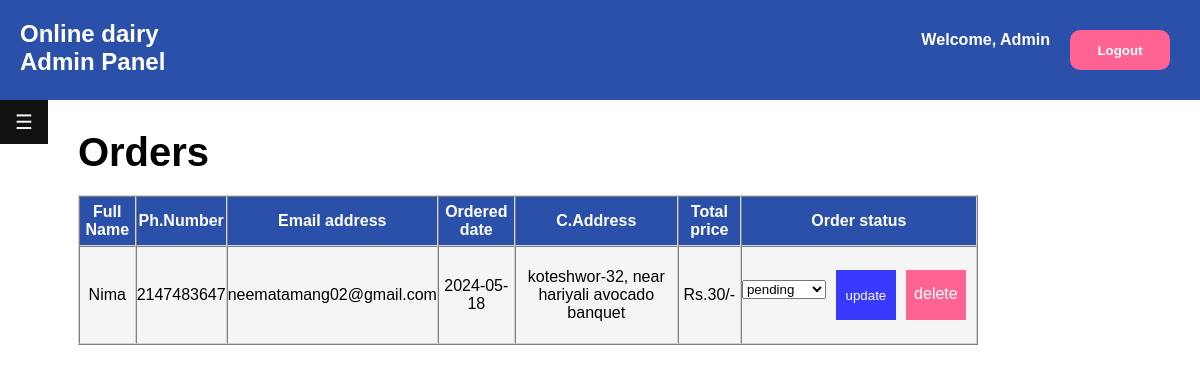
/admin/trackorder.php (signed in), run on the app's committed database.
### tables this page shows
CREATE TABLE `billing_details` (
  `id` int(100) NOT NULL,
  `user_id` int(100) NOT NULL,
  `f_name` varchar(255) NOT NULL,
  `l_name` varchar(255) NOT NULL,
  `number` int(100) NOT NULL,
  `email` varchar(100) NOT NULL,
  `address` varchar(255) NOT NULL,
  `total_price` int(100) NOT NULL,
  `placed_on` date NOT NULL DEFAULT current_timestamp(),
  `payment_status` varchar(100) NOT NULL DEFAULT 'pending'
);

### admin/trackorder.php (the view, shortened to what this page needs)
<?php
include "../connection/connect.php";
?>
<!DOCTYPE html>
<html lang="en">
<head>
    <link rel="stylesheet" href="../css/adminpagestyle.css">
</head>
<body>
<div class="header">
    <div class="h-left"><b><a href="adminpanel.php">Online dairy <br>Admin Panel</a></b></div>
    <form method="post" class="logout">
    <h6>Welcome, Admin<h6>
        <button name="logout" class="h-right">Logout</button>
    </form>
</div>
<div class="adminsides">
<div id="main">
  <button class="openbtn" onclick="openNav()">☰</button>
</div>
<div class="adminpaneltxt" id="adminPanel">
<div class="addproduct-box">
        <div class="addproduct-form">
            <h1 class="heading">Orders</h1>
            <div class="box-container">
                <?php
      $select_orders ="SELECT bd.* FROM (SELECT DISTINCT b_id FROM orders) AS unique_orders INNER JOIN billing_details bd ON unique_orders.b_id = bd.id";
      $select_orders_res=mysqli_query($conn,$select_orders);
      if(mysqli_num_rows($select_orders_res)>0){
         while($fetch_orders = mysqli_fetch_assoc($select_orders_res)){
   ?>
                <div class="box">
                    <table border="1" cellspacing="0">
                        <thead>
                            <tr>
                                <th>Full Name</th>
                                <th>Ph.Number</th>
                                <th>Email address</th>
                                <th>Ordered date</th>
                                <th>C.Address</th>
                                <th>Total price</th>
                                <th>Order status</th>
                            </tr>
                        </thead>
                        <tbody>
                            <tr>
                                <td><p><?= $fetch_orders['f_name']; ?></p></td>
                                <td><?= $fetch_orders['number']; ?></p></td>
                                <td><p><?= $fetch_orders['email']; ?></p></td>
                                <td><p><?= $fetch_orders['placed_on']; ?></p></td>
                                <td><p><?= $fetch_orders['address']; ?></p></td>
                                <td> <p>Rs.<?= $fetch_orders['total_price']; ?>/-</p></td>
                                <td><form action="" method="post" class="flex-content">
                                    <div class="menu">
                        <select name="payment_status" class="select">
                            <option selected disabled><?= $fetch_orders['payment_status']; ?></option>
                        </select>
                                    </div>
                        <div class="flex-btn">
                                    <div class="edit-tracking">
                            <input type="submit" value="update" class="option-btn" name="update_payment">
                                    </div>
                                    <div class="delete">
                            <a href="trackorder.php?delete=<?= $fetch_orders['id']; ?>" class="delete-btn"
                                onclick="return confirm('delete this order?');">delete</a>
                                    </div>
                        </div>
                                </form>
                            </td>
                            </tr>
                        </tbody>
                    </table>
                </div>
                <?php
    }
      }else{
         echo '<p class="empty">no order to track!</p>';
      }
   ?>
            </div>
        </div>
    </div>
</div>
</div>
</body>
</html>

### css/adminpagestyle.css (style rules this page uses)
* { margin: 0; padding: 0; box-sizing: border-box; font-family: sans-serif; }
.header { background-color:#2B50AA; padding: 20px 20px; display: flex; justify-content: space-between; font-size: 24px; }
.logout { display: flex; }
.logout h6 { padding: 10px; color: white; }
.h-left a { text-decoration: none; color: white; }
.h-right { height: 40px; width: 100px; background-color: #ff6392; color: white; border-radius: 10px; border-color: transparent; font-family: sans-serif; font-weight: bold; outline: transparent; }
.openbtn { font-size: 20px; cursor: pointer; background-color: #111; color: white; padding: 10px 15px; border: none; }
.addproduct-box { width: 100%; height: auto; }
.addproduct-form { padding: 20px; }
.edit-tracking input { height: 50px; width: 60px; background-color:rgb(58, 58, 255); color: white; border-color: transparent; text-decoration: none; text-align: center; }
.delete { height: 50px; width: 60px; background-color: #ff6392; color: white; border-color: transparent; text-decoration: none; margin-left: 10px; text-align: center; padding-top: 15px; }
.delete a { text-decoration: none; color: white; }
.adminsides { display: flex; height: 100vh; width: 100%; }
.adminpaneltxt h1 { font-family: sans-serif; font-size: 40px; }
.adminpaneltxt { width: 80%; padding: 10px; overflow-y: scroll; }
.box table { height: 150px; width: 100%; background-color: whitesmoke; text-align: center; margin-top: 20px; border-color:lightgray ; }
.box table thead { height: 50px; background-color: #2B50AA; color: white; font-family: sans-serif; }
.box table tbody { text-align: center; }
.flex-btn { display: flex; padding: 10px; }
.option-btn { height: 50px; width: 60px; background-color:rgb(58, 58, 255); color: white; border-color: transparent; }
.flex-content { display: flex; }
.menu { margin-top: 20px; }

### data on the page
billing_details: f_name "Nima", number "2147483647", email "neematamang02@gmail.com", placed_on "2024-05-18", address "koteshwor-32, near hariyali avocado banquet", total_price "30", payment_status "pending"
